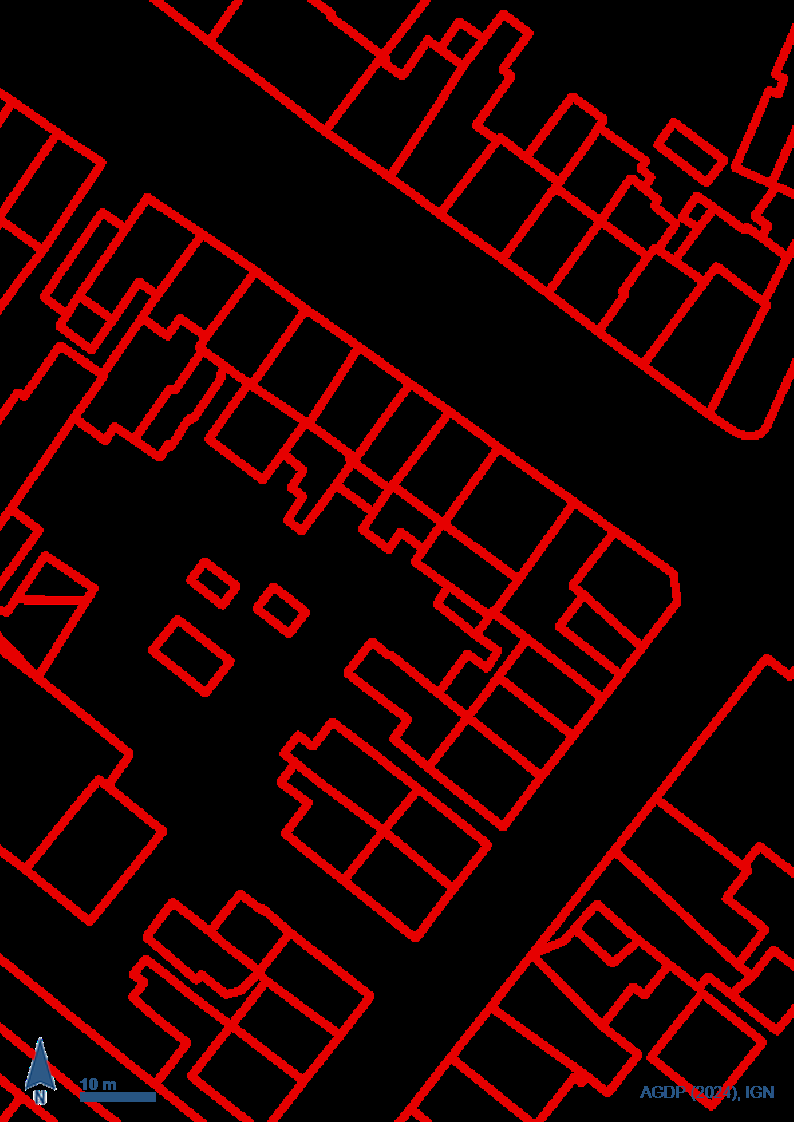
#> input picture assets/bina.png, 794 x 1122 px; its folder holds only this picture in this run
$ python detect_lines.py --image ../../assets/bina.png
#> lines starting #> are read from the running program, lines starting #| are printed output that depends on the picture; after the words box and inside, x2 and y2 are one past the last pixel; in counts of white or black regions, pixels touching at a corner belong together
"""
pyKalfa / Parsel-Bina - parsel ve bina sinir cizgisi tespiti

assets/ altindaki kadastro goruntulerinden (parsel.png, bina.png) cizgi/kontur
tespiti yaparak output/ klasorune ara ve sonuc gorsellerini yazar.

Kullanim:
    env/Scripts/python.exe pysrc/parsel_bina/detect_lines.py
    env/Scripts/python.exe pysrc/parsel_bina/detect_lines.py --image assets/parsel.png --output-dir output
"""

from __future__ import annotations

import argparse
import json
from dataclasses import dataclass
from pathlib import Path

import cv2
import numpy as np

# ---------------------------------------------------------------------------
# Ayarlanabilir parametreler
# ---------------------------------------------------------------------------

WHITE_THRESHOLD = 240          # bu degerin ustundeki gri tonlar "arka plan/beyaz" sayilir
MIN_COMPONENT_SIZE = 18        # px cinsinden; bbox'in her iki kenari da bunun altindaysa
                                # bilesen metin/etiket karakteri sayilip elenir
MORPH_KERNEL_SIZE = 3          # cizgilerdeki kucuk kopukluklari kapatmak icin
MIN_CONTOUR_AREA = 40          # bu alanin altindaki konturlar gurultu sayilir
APPROX_EPSILON_RATIO = 0.01    # kontur sadelestirme (cv2.approxPolyDP) toleransi

CONTOUR_COLOR = (0, 200, 0)     # BGR - tespit edilen kontur cizim rengi
CONTOUR_THICKNESS = 2


@dataclass
class DetectionResult:
    mask: np.ndarray
    edges: np.ndarray
    overlay: np.ndarray
    contours: list[np.ndarray]


def _strip_text_labels(binary_mask: np.ndarray, min_component_size: int) -> np.ndarray:
    """Etiket/rakam gibi kucuk kompakt bilesenleri maskeden temizler.

    Parsel/bina cizgileri genelde en az bir eksende uzun sureklidir; harf ve
    rakamlarin bounding box'i ise her iki eksende de kucuktur. Bu ayrim
    gurultu/metin ile geometri (cizgi) arasinda basit ama etkili bir filtre
    saglar.
    """
    num_labels, labels, stats, _ = cv2.connectedComponentsWithStats(binary_mask, connectivity=8)
    cleaned = np.zeros_like(binary_mask)
    for label_id in range(1, num_labels):  # 0 = arka plan
        w = stats[label_id, cv2.CC_STAT_WIDTH]
        h = stats[label_id, cv2.CC_STAT_HEIGHT]
        if w < min_component_size and h < min_component_size:
            continue  # kucuk/kompakt -> muhtemelen metin karakteri, at
        cleaned[labels == label_id] = 255
    return cleaned


def _load_on_white_background(image_path: Path) -> np.ndarray:
    """PNG'yi alfa kanaliyla birlikte okuyup beyaz zemin uzerine duzlestirir.

    Kaynak gorsellerde seffaf pikseller RGB=(0,0,0) olarak saklaniyor; alfayi
    yok sayip dogrudan BGR okumak zemini siyaha cevirir. Bu yuzden alfa
    varsa once beyaz arka plan uzerine composite ediyoruz.
    """
    raw = cv2.imread(str(image_path), cv2.IMREAD_UNCHANGED)
#> raw is the input picture: shape (1122, 794, 4); mean B, G, R, A 0.4, 0.3, 38.2, 34.4
    if raw is None:
        raise FileNotFoundError(f"Goruntu okunamadi: {image_path}")
    if raw.ndim == 2 or raw.shape[2] == 3:
        return raw if raw.ndim == 3 else cv2.cvtColor(raw, cv2.COLOR_GRAY2BGR)

    bgr, alpha = raw[:, :, :3], raw[:, :, 3:4].astype(np.float32) / 255.0
    white_bg = np.full_like(bgr, 255)
    composited = (bgr.astype(np.float32) * alpha + white_bg.astype(np.float32) * (1 - alpha))
    return composited.astype(np.uint8)


def build_line_mask(image_path: Path) -> tuple[np.ndarray, np.ndarray]:
    """Goruntuyu okuyup yalniz cizgi/geometri piksellerinden olusan ikili
    (binary) maskeyi dondurur (metin etiketleri elenmis, kopukluklar kapatilmis).

    Bu fonksiyon `detect_boundaries` (genel/Faz 1 kullanim) ile
    `src/geometry.py` (Faz 3 - katman bazli temiz kontur cikarimi) arasinda
    paylasilir; esikleme/temizleme mantigini tek yerde tutar.
    """
    image = _load_on_white_background(image_path)
    gray = cv2.cvtColor(image, cv2.COLOR_BGR2GRAY)

    # Beyaz/acik arka plan disindaki her sey (cizgi + metin) -> beyaz piksel
    _, binary = cv2.threshold(gray, WHITE_THRESHOLD, 255, cv2.THRESH_BINARY_INV)
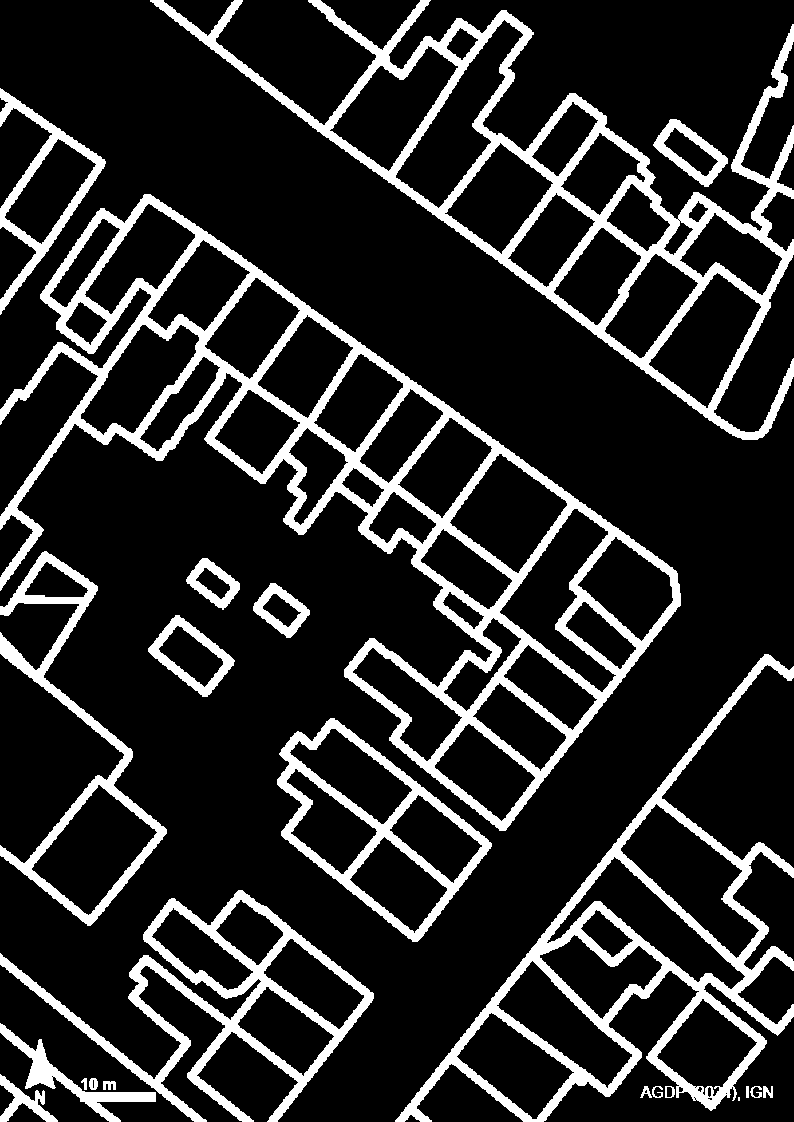
#> binary: shape (1122, 794); 16% white; 23 white regions (1 under 20 px), largest, box (x1, y1, x2, y2) and area: (0, 194, 681, 831) 46800, (150, 0, 794, 440) 30346, (395, 654, 794, 1122) 21793

    # Metin etiketlerini ele, sadece cizgi/geometri kalsin
    line_mask = _strip_text_labels(binary, MIN_COMPONENT_SIZE)
#> in _strip_text_labels, `num_labels, labels, stats, _ = cv2.connectedComponentsWithStats(binary..`:
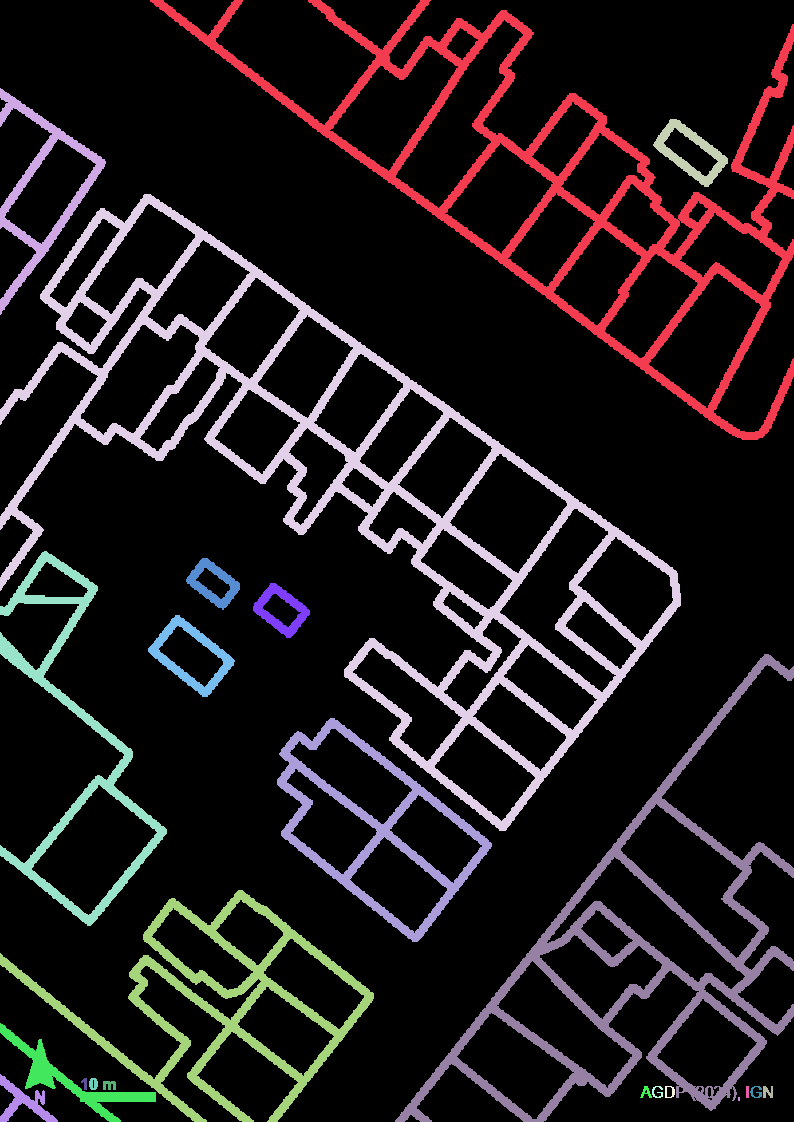
#> labels: shape (1122, 794) int32; 24 distinct labels, from 0 to 23; one colour per label, 0 black
#> in _strip_text_labels, `num_labels, labels, stats, _ = cv2.connectedComponentsWithStats(binary..`: num_labels = 24; stats = 24 rows, first 6: [0, 0, 794, 1122, 748349], [150, 0, 644, 440, 30346], [0, 88, 106, 227, 3952], [653, 119, 75, 68, 1533], [0, 194, 681, 637, 46800], [0, 551, 167, 375, 8044]
#> the loop in _strip_text_labels, `for label_id in range(1, num_labels):` made 23 passes
#> (w, h) on passes 1 to 8: (644, 440), (106, 227), (75, 68), (681, 637), (167, 375), (54, 52), (57, 55), (87, 82)

    # Cizgilerdeki kucuk kopukluklari kapat (morfolojik kapama)
    kernel = cv2.getStructuringElement(cv2.MORPH_ELLIPSE, (MORPH_KERNEL_SIZE, MORPH_KERNEL_SIZE))
    closed_mask = cv2.morphologyEx(line_mask, cv2.MORPH_CLOSE, kernel)
#> closed_mask: shape (1122, 794); 16.1% white; 12 white regions, largest, box (x1, y1, x2, y2) and area: (0, 194, 681, 831) 47379, (150, 0, 794, 440) 30772, (395, 654, 794, 1122) 22088
    return image, closed_mask


def detect_boundaries(image_path: Path) -> tuple[np.ndarray, DetectionResult]:
    image, closed_mask = build_line_mask(image_path)

    edges = cv2.Canny(closed_mask, 50, 150)
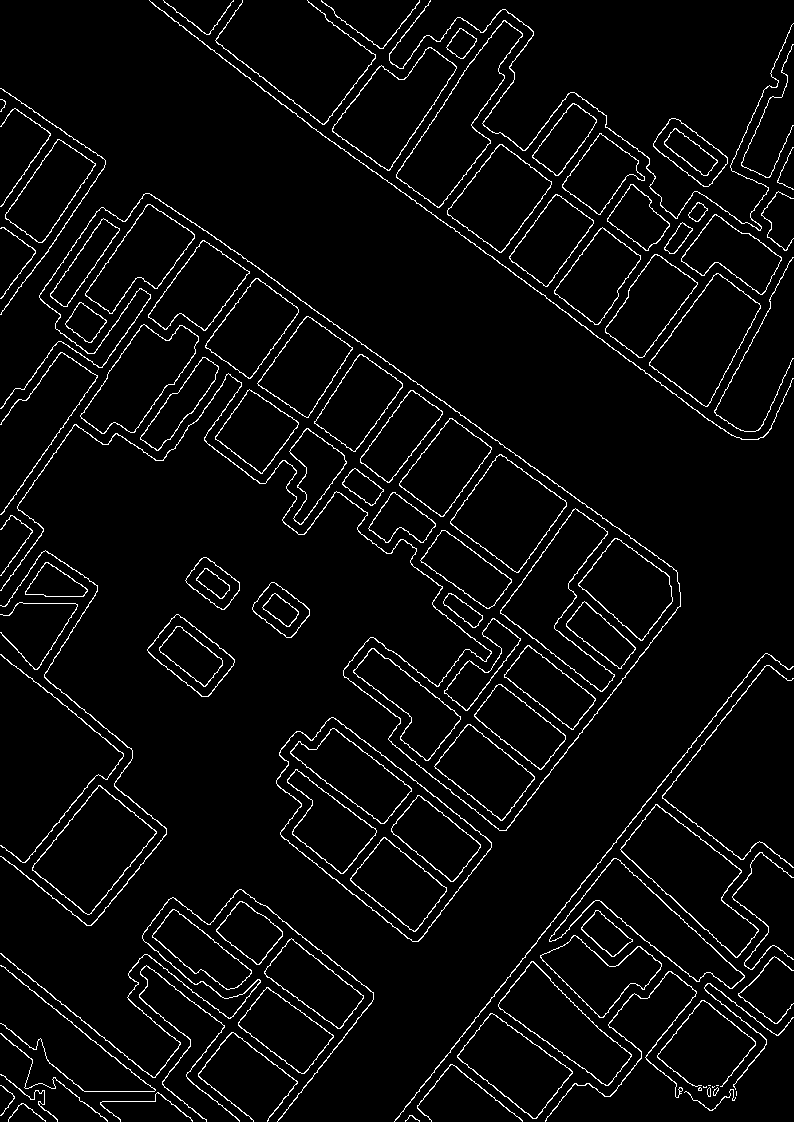
#> edges: shape (1122, 794); 4.1% white in thin lines or dots

    contours, _ = cv2.findContours(closed_mask, cv2.RETR_LIST, cv2.CHAIN_APPROX_SIMPLE)
#> contours = 78 contours, 2 with area under 20; largest, box (x1, y1, x2, y2) and area: (0, 194, 681, 831) 142258, (150, 0, 794, 440) 83046, (395, 654, 794, 1122) 59372, (0, 890, 374, 1122) 28998, (277, 718, 492, 942) 25408
    contours = [c for c in contours if cv2.contourArea(c) >= MIN_CONTOUR_AREA or cv2.arcLength(c, False) >= 60]
#> contours = 74 contours; largest, box (x1, y1, x2, y2) and area: (0, 194, 681, 831) 142258, (150, 0, 794, 440) 83046, (395, 654, 794, 1122) 59372, (0, 890, 374, 1122) 28998, (277, 718, 492, 942) 25408

    overlay = image.copy()
    cv2.drawContours(overlay, contours, -1, CONTOUR_COLOR, CONTOUR_THICKNESS)
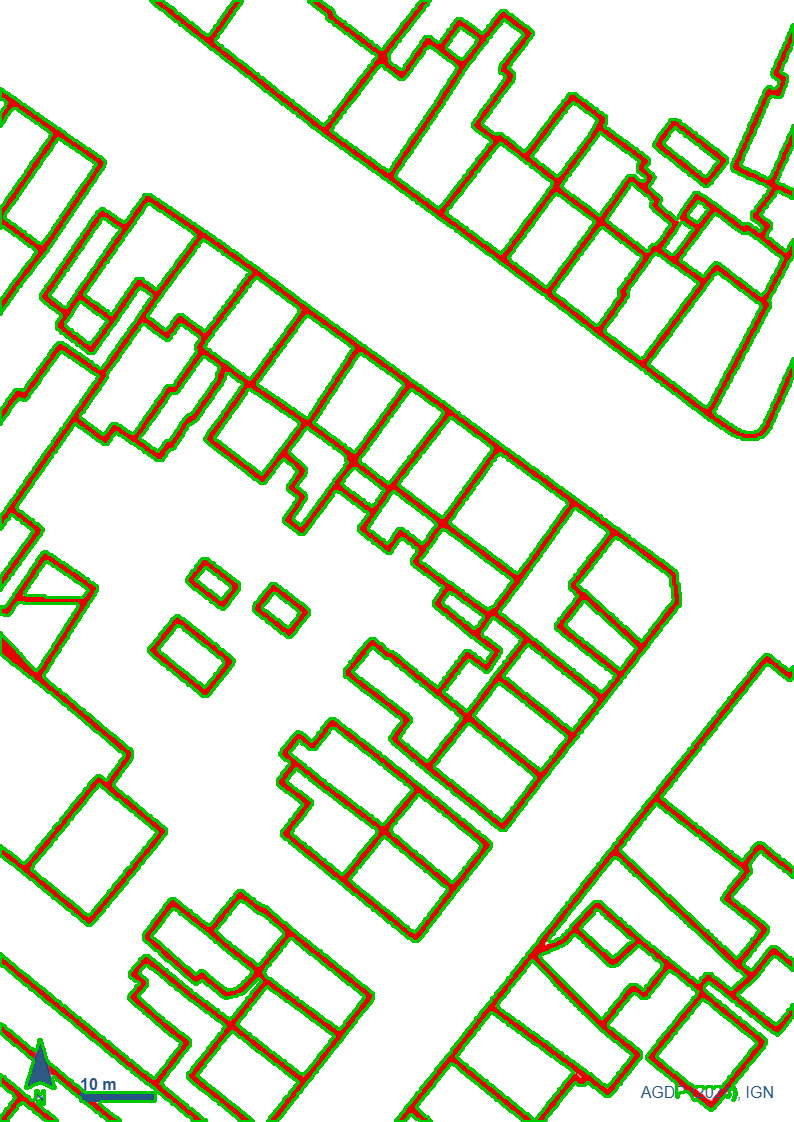
#> overlay: shape (1122, 794, 3); mean of channels 0, 1, 2 201.8, 227.4, 220; drawn as B, G, R

    result = DetectionResult(mask=closed_mask, edges=edges, overlay=overlay, contours=contours)
    return image, result


def _contours_to_polygons(contours: list[np.ndarray]) -> list[list[list[int]]]:
    polygons = []
    for c in contours:
        epsilon = APPROX_EPSILON_RATIO * cv2.arcLength(c, True)
        approx = cv2.approxPolyDP(c, epsilon, True)
        polygons.append(approx.reshape(-1, 2).tolist())
    return polygons


def process_image(image_path: Path, output_dir: Path) -> None:
    stem = image_path.stem
    image, result = detect_boundaries(image_path)

    output_dir.mkdir(parents=True, exist_ok=True)
    cv2.imwrite(str(output_dir / f"{stem}_mask.png"), result.mask)
    cv2.imwrite(str(output_dir / f"{stem}_edges.png"), result.edges)
    cv2.imwrite(str(output_dir / f"{stem}_contours.png"), result.overlay)

    polygons = _contours_to_polygons(result.contours)
#> polygons = 74 items
    summary = {
        "source_image": str(image_path.as_posix()),
        "image_size": {"width": image.shape[1], "height": image.shape[0]},
        "detected_contour_count": len(result.contours),
        "polygons_px": polygons,
    }
    with open(output_dir / f"{stem}_polygons.json", "w", encoding="utf-8") as f:
        json.dump(summary, f, ensure_ascii=False, indent=2)

    print(f"[{stem}] {len(result.contours)} kontur tespit edildi -> {output_dir}")
#| [bina] 74 kontur tespit edildi -> output


def main() -> None:
    parser = argparse.ArgumentParser(description="Parsel/bina cizgi tespiti (cv2)")
    parser.add_argument("--image", type=Path, default=None, help="Tek bir goruntu isle (varsayilan: assets altindaki tum png'ler)")
    parser.add_argument("--assets-dir", type=Path, default=Path("assets"))
    parser.add_argument("--output-dir", type=Path, default=Path("output"))
    args = parser.parse_args()

    if args.image is not None:
        process_image(args.image, args.output_dir)
        return

    images = sorted(args.assets_dir.glob("*.png"))
    if not images:
        raise SystemExit(f"'{args.assets_dir}' icinde png bulunamadi")

    for image_path in images:
        process_image(image_path, args.output_dir)


if __name__ == "__main__":
    main()
